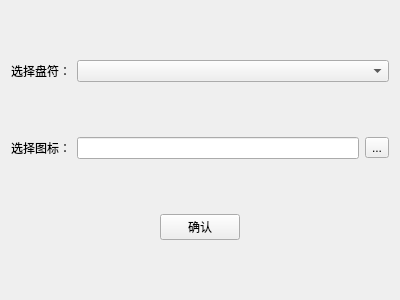
<?xml version="1.0" encoding="UTF-8"?>
<ui version="4.0">
 <class>UDesigner</class>
 <widget class="QWidget" name="UDesigner">
  <property name="geometry">
   <rect>
    <x>0</x>
    <y>0</y>
    <width>400</width>
    <height>300</height>
   </rect>
  </property>
  <property name="windowTitle">
   <string>UDesigner</string>
  </property>
  <property name="toolTip">
   <string>自定义磁盘图标 by Listening</string>
  </property>
  <property name="whatsThis">
   <string/>
  </property>
  <layout class="QVBoxLayout" name="verticalLayout">
   <item>
    <layout class="QHBoxLayout" name="horizontalLayout" stretch="0,1">
     <item>
      <widget class="QLabel" name="label">
       <property name="text">
        <string>选择盘符：</string>
       </property>
      </widget>
     </item>
     <item>
      <widget class="QComboBox" name="comboBox"/>
     </item>
    </layout>
   </item>
   <item>
    <layout class="QHBoxLayout" name="horizontalLayout_2">
     <item>
      <widget class="QLabel" name="label_2">
       <property name="text">
        <string>选择图标：</string>
       </property>
      </widget>
     </item>
     <item>
      <widget class="QLineEdit" name="lineEdit"/>
     </item>
     <item>
      <widget class="QToolButton" name="toolButton">
       <property name="toolTip">
        <string>选择喜欢的ico格式图标</string>
       </property>
       <property name="statusTip">
        <string/>
       </property>
       <property name="whatsThis">
        <string/>
       </property>
       <property name="text">
        <string>...</string>
       </property>
      </widget>
     </item>
    </layout>
   </item>
   <item>
    <layout class="QHBoxLayout" name="horizontalLayout_3">
     <item>
      <spacer name="horizontalSpacer">
       <property name="orientation">
        <enum>Qt::Horizontal</enum>
       </property>
       <property name="sizeHint" stdset="0">
        <size>
         <width>40</width>
         <height>20</height>
        </size>
       </property>
      </spacer>
     </item>
     <item>
      <widget class="QPushButton" name="okBtn">
       <property name="text">
        <string>确认</string>
       </property>
      </widget>
     </item>
     <item>
      <spacer name="horizontalSpacer_2">
       <property name="orientation">
        <enum>Qt::Horizontal</enum>
       </property>
       <property name="sizeHint" stdset="0">
        <size>
         <width>40</width>
         <height>20</height>
        </size>
       </property>
      </spacer>
     </item>
    </layout>
   </item>
  </layout>
 </widget>
 <resources/>
 <connections/>
</ui>
